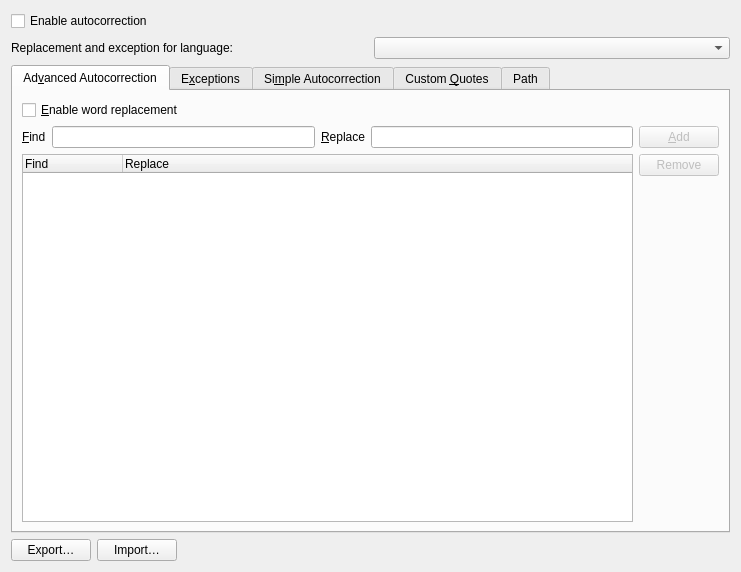
<?xml version="1.0" encoding="UTF-8"?>
<!--
  SPDX-License-Identifier: GPL-2.0-or-later
  SPDX-FileCopyrightText: 2016-2026 Laurent Montel <montel@kde.org>
-->
<ui version="4.0">
 <class>AutoCorrectionWidget</class>
 <widget class="QWidget" name="AutoCorrectionWidget">
  <property name="geometry">
   <rect>
    <x>0</x>
    <y>0</y>
    <width>741</width>
    <height>572</height>
   </rect>
  </property>
  <layout class="QGridLayout" name="gridLayout">
   <item row="0" column="0">
    <widget class="QCheckBox" name="enabledAutocorrection">
     <property name="text">
      <string>Enable autocorrection</string>
     </property>
    </widget>
   </item>
   <item row="1" column="0">
    <layout class="QHBoxLayout" name="horizontalLayout">
     <item>
      <widget class="QLabel" name="label">
       <property name="text">
        <string>Replacement and exception for language:</string>
       </property>
      </widget>
     </item>
     <item>
      <widget class="TextAutoCorrectionWidgets::AutoCorrectionLanguage" name="autocorrectionLanguage"/>
     </item>
    </layout>
   </item>
   <item row="3" column="0">
    <layout class="QHBoxLayout" name="horizontalLayout_2">
     <item>
      <widget class="QPushButton" name="exportAutoCorrection">
       <property name="text">
        <string>Export…</string>
       </property>
      </widget>
     </item>
     <item>
      <widget class="QPushButton" name="importAutoCorrection">
       <property name="text">
        <string>Import…</string>
       </property>
      </widget>
     </item>
     <item>
      <spacer name="horizontalSpacer">
       <property name="orientation">
        <enum>Qt::Orientation::Horizontal</enum>
       </property>
       <property name="sizeHint" stdset="0">
        <size>
         <width>469</width>
         <height>20</height>
        </size>
       </property>
      </spacer>
     </item>
    </layout>
   </item>
   <item row="2" column="0">
    <widget class="QTabWidget" name="tabWidget">
     <property name="currentIndex">
      <number>0</number>
     </property>
     <widget class="QWidget" name="tab_3">
      <attribute name="title">
       <string>Ad&amp;vanced Autocorrection</string>
      </attribute>
      <layout class="QGridLayout" name="_8">
       <item row="1" column="1" rowspan="2">
        <layout class="QVBoxLayout" name="_11">
         <item>
          <widget class="QPushButton" name="addButton">
           <property name="enabled">
            <bool>false</bool>
           </property>
           <property name="text">
            <string>&amp;Add</string>
           </property>
          </widget>
         </item>
         <item>
          <widget class="QPushButton" name="removeButton">
           <property name="enabled">
            <bool>false</bool>
           </property>
           <property name="text">
            <string>Remove</string>
           </property>
          </widget>
         </item>
         <item>
          <spacer>
           <property name="orientation">
            <enum>Qt::Orientation::Vertical</enum>
           </property>
           <property name="sizeHint" stdset="0">
            <size>
             <width>20</width>
             <height>40</height>
            </size>
           </property>
          </spacer>
         </item>
        </layout>
       </item>
       <item row="0" column="0">
        <widget class="QCheckBox" name="advancedAutocorrection">
         <property name="text">
          <string>&amp;Enable word replacement</string>
         </property>
        </widget>
       </item>
       <item row="1" column="0">
        <layout class="QHBoxLayout" name="_10">
         <item>
          <widget class="QLabel" name="findLabel">
           <property name="text">
            <string>&amp;Find</string>
           </property>
           <property name="buddy">
            <cstring>find</cstring>
           </property>
          </widget>
         </item>
         <item>
          <widget class="QLineEdit" name="find">
           <property name="clearButtonEnabled">
            <bool>true</bool>
           </property>
           <property name="showClearButton" stdset="0">
            <bool>false</bool>
           </property>
          </widget>
         </item>
         <item>
          <widget class="QLabel" name="replaceLabel">
           <property name="text">
            <string>&amp;Replace</string>
           </property>
           <property name="buddy">
            <cstring>replace</cstring>
           </property>
          </widget>
         </item>
         <item>
          <widget class="QLineEdit" name="replace">
           <property name="clearButtonEnabled">
            <bool>true</bool>
           </property>
           <property name="showClearButton" stdset="0">
            <bool>false</bool>
           </property>
          </widget>
         </item>
        </layout>
       </item>
       <item row="2" column="0">
        <widget class="TextAutoCorrectionWidgets::AutoCorrectionTreeWidget" name="treeWidget">
         <property name="editTriggers">
          <set>QAbstractItemView::EditTrigger::NoEditTriggers</set>
         </property>
         <property name="alternatingRowColors">
          <bool>true</bool>
         </property>
         <property name="selectionMode">
          <enum>QAbstractItemView::SelectionMode::ExtendedSelection</enum>
         </property>
         <property name="selectionBehavior">
          <enum>QAbstractItemView::SelectionBehavior::SelectRows</enum>
         </property>
         <property name="rootIsDecorated">
          <bool>false</bool>
         </property>
         <column>
          <property name="text">
           <string>Find</string>
          </property>
         </column>
         <column>
          <property name="text">
           <string>Replace</string>
          </property>
         </column>
        </widget>
       </item>
      </layout>
     </widget>
     <widget class="QWidget" name="tab_4">
      <attribute name="title">
       <string>E&amp;xceptions</string>
      </attribute>
      <layout class="QVBoxLayout" name="verticalLayout">
       <item>
        <layout class="QGridLayout" name="gridLayout_3">
         <item row="0" column="0" colspan="2">
          <widget class="QLabel" name="label_4">
           <property name="text">
            <string>Do not treat as the end of a sentence:</string>
           </property>
          </widget>
         </item>
         <item row="1" column="0">
          <widget class="QLineEdit" name="abbreviation">
           <property name="clearButtonEnabled">
            <bool>true</bool>
           </property>
           <property name="showClearButton" stdset="0">
            <bool>false</bool>
           </property>
          </widget>
         </item>
         <item row="1" column="1" rowspan="2">
          <layout class="QVBoxLayout" name="_14">
           <item>
            <widget class="QPushButton" name="add1">
             <property name="text">
              <string>&amp;Add</string>
             </property>
            </widget>
           </item>
           <item>
            <widget class="QPushButton" name="remove1">
             <property name="text">
              <string>R&amp;emove</string>
             </property>
            </widget>
           </item>
           <item>
            <spacer>
             <property name="orientation">
              <enum>Qt::Orientation::Vertical</enum>
             </property>
             <property name="sizeHint" stdset="0">
              <size>
               <width>20</width>
               <height>40</height>
              </size>
             </property>
            </spacer>
           </item>
          </layout>
         </item>
         <item row="2" column="0">
          <widget class="TextAutoCorrectionWidgets::AutoCorrectionListWidget" name="abbreviationList">
           <property name="sizePolicy">
            <sizepolicy hsizetype="Expanding" vsizetype="Maximum">
             <horstretch>0</horstretch>
             <verstretch>0</verstretch>
            </sizepolicy>
           </property>
           <property name="selectionMode">
            <enum>QAbstractItemView::SelectionMode::ExtendedSelection</enum>
           </property>
           <property name="sortingEnabled">
            <bool>true</bool>
           </property>
          </widget>
         </item>
        </layout>
       </item>
       <item>
        <layout class="QGridLayout" name="gridLayout_2">
         <item row="0" column="0">
          <widget class="QLabel" name="label_5">
           <property name="text">
            <string>Accept two uppercase letters in:</string>
           </property>
          </widget>
         </item>
         <item row="1" column="0">
          <widget class="QLineEdit" name="twoUpperLetter">
           <property name="clearButtonEnabled">
            <bool>true</bool>
           </property>
           <property name="showClearButton" stdset="0">
            <bool>false</bool>
           </property>
          </widget>
         </item>
         <item row="1" column="1" rowspan="2">
          <layout class="QVBoxLayout" name="_16">
           <item>
            <widget class="QPushButton" name="add2">
             <property name="text">
              <string>Add</string>
             </property>
            </widget>
           </item>
           <item>
            <widget class="QPushButton" name="remove2">
             <property name="text">
              <string>Remove</string>
             </property>
            </widget>
           </item>
           <item>
            <spacer>
             <property name="orientation">
              <enum>Qt::Orientation::Vertical</enum>
             </property>
             <property name="sizeHint" stdset="0">
              <size>
               <width>20</width>
               <height>40</height>
              </size>
             </property>
            </spacer>
           </item>
          </layout>
         </item>
         <item row="2" column="0">
          <widget class="TextAutoCorrectionWidgets::AutoCorrectionListWidget" name="twoUpperLetterList">
           <property name="sizePolicy">
            <sizepolicy hsizetype="Expanding" vsizetype="Maximum">
             <horstretch>0</horstretch>
             <verstretch>0</verstretch>
            </sizepolicy>
           </property>
           <property name="selectionMode">
            <enum>QAbstractItemView::SelectionMode::ExtendedSelection</enum>
           </property>
           <property name="sortingEnabled">
            <bool>true</bool>
           </property>
          </widget>
         </item>
        </layout>
       </item>
      </layout>
     </widget>
     <widget class="QWidget" name="tab_1">
      <attribute name="title">
       <string>Si&amp;mple Autocorrection</string>
      </attribute>
      <layout class="QVBoxLayout" name="verticalLayout_3">
       <item>
        <widget class="QCheckBox" name="upperCase">
         <property name="whatsThis">
          <string>Detect when a new sentence is started and always ensure that the first character is an uppercase character</string>
         </property>
         <property name="text">
          <string>Convert &amp;first letter of a sentence automatically to uppercase
(e.g. &quot;my house. in this town&quot; to &quot;my house. In this town&quot;)</string>
         </property>
        </widget>
       </item>
       <item>
        <widget class="QCheckBox" name="upperUpper">
         <property name="toolTip">
          <string/>
         </property>
         <property name="whatsThis">
          <string>All words are checked for the common mistake of holding the shift key down a bit too long. If some words must have two uppercase characters, then those exceptions should be added in the 'Exceptions' tab.</string>
         </property>
         <property name="text">
          <string>Convert &amp;two uppercase characters to one uppercase and one lowercase character
 (e.g. PErfect to Perfect)</string>
         </property>
        </widget>
       </item>
       <item>
        <widget class="QCheckBox" name="ignoreDoubleSpace">
         <property name="whatsThis">
          <string>Make sure that more than one space cannot be typed, as this is a common mistake which is quite hard to find in formatted text.</string>
         </property>
         <property name="text">
          <string>&amp;Suppress double spaces</string>
         </property>
        </widget>
       </item>
       <item>
        <widget class="QCheckBox" name="autoReplaceNumber">
         <property name="whatsThis">
          <string>Most standard fraction notations will be converted when available</string>
         </property>
         <property name="text">
          <string>Re&amp;place 1/2… with ½...</string>
         </property>
        </widget>
       </item>
       <item>
        <widget class="QCheckBox" name="capitalizeDaysName">
         <property name="text">
          <string>Capitalize name of days</string>
         </property>
        </widget>
       </item>
       <item>
        <widget class="QCheckBox" name="autoFormatUrl">
         <property name="whatsThis">
          <string>Detect when a URL (Uniform Resource Locator) is typed and provide formatting that matches the way an Internet browser would show a URL.</string>
         </property>
         <property name="text">
          <string>Autoformat &amp;URLs (HTML mode)</string>
         </property>
        </widget>
       </item>
       <item>
        <widget class="QCheckBox" name="autoChangeFormat">
         <property name="whatsThis">
          <string>When you use _underline_ or *bold*, the text between the underscores or asterisks will be converted to underlined or bold text.</string>
         </property>
         <property name="text">
          <string>Automatically do &amp;bold, strikeout and underline formatting (HTML mode)</string>
         </property>
        </widget>
       </item>
       <item>
        <widget class="QCheckBox" name="autoSuperScript">
         <property name="text">
          <string>Replace 1st… with 1^st... (HTML mode)</string>
         </property>
        </widget>
       </item>
       <item>
        <widget class="QCheckBox" name="addNonBreakingSpaceInFrench">
         <property name="text">
          <string>Add non breaking space before specific punctuation marks in French text</string>
         </property>
        </widget>
       </item>
       <item>
        <widget class="QCheckBox" name="replaceDoubleQuotesByFrenchQuotes">
         <property name="text">
          <string>Replace double quotes by french quotes</string>
         </property>
        </widget>
       </item>
       <item>
        <spacer>
         <property name="orientation">
          <enum>Qt::Orientation::Vertical</enum>
         </property>
         <property name="sizeHint" stdset="0">
          <size>
           <width>20</width>
           <height>40</height>
          </size>
         </property>
        </spacer>
       </item>
      </layout>
     </widget>
     <widget class="QWidget" name="tab_2">
      <attribute name="title">
       <string>Custom &amp;Quotes</string>
      </attribute>
      <layout class="QVBoxLayout" name="verticalLayout_5">
       <item>
        <widget class="QCheckBox" name="typographicDoubleQuotes">
         <property name="text">
          <string>Replace &amp;double quotes with typographical quotes</string>
         </property>
        </widget>
       </item>
       <item>
        <layout class="QVBoxLayout" name="verticalLayout_2">
         <item>
          <layout class="QGridLayout" name="gridLayout_4">
           <item row="0" column="2">
            <widget class="QLabel" name="doubleQuoteBeginReplace">
             <property name="text">
              <string>By Default</string>
             </property>
            </widget>
           </item>
           <item row="0" column="1">
            <widget class="QPushButton" name="doubleQuote1">
             <property name="maximumSize">
              <size>
               <width>30</width>
               <height>16777215</height>
              </size>
             </property>
             <property name="text">
              <string>&quot;</string>
             </property>
            </widget>
           </item>
           <item row="1" column="1">
            <widget class="QPushButton" name="doubleQuote2">
             <property name="maximumSize">
              <size>
               <width>30</width>
               <height>16777215</height>
              </size>
             </property>
             <property name="text">
              <string>&quot;</string>
             </property>
            </widget>
           </item>
           <item row="1" column="0">
            <widget class="QLabel" name="label_3">
             <property name="text">
              <string>Ending Quote:</string>
             </property>
            </widget>
           </item>
           <item row="1" column="2">
            <widget class="QLabel" name="doubleQuoteEndReplace">
             <property name="text">
              <string>By Default</string>
             </property>
            </widget>
           </item>
           <item row="0" column="3" rowspan="2">
            <spacer name="horizontalSpacer_2">
             <property name="orientation">
              <enum>Qt::Orientation::Horizontal</enum>
             </property>
             <property name="sizeHint" stdset="0">
              <size>
               <width>40</width>
               <height>20</height>
              </size>
             </property>
            </spacer>
           </item>
           <item row="0" column="0">
            <widget class="QLabel" name="label_2">
             <property name="text">
              <string>Opening Quote:</string>
             </property>
            </widget>
           </item>
          </layout>
         </item>
         <item>
          <layout class="QHBoxLayout" name="horizontalLayout_3">
           <property name="leftMargin">
            <number>50</number>
           </property>
           <item>
            <widget class="QPushButton" name="doubleDefault">
             <property name="text">
              <string>Default</string>
             </property>
            </widget>
           </item>
           <item>
            <spacer name="horizontalSpacer_3">
             <property name="orientation">
              <enum>Qt::Orientation::Horizontal</enum>
             </property>
             <property name="sizeHint" stdset="0">
              <size>
               <width>40</width>
               <height>20</height>
              </size>
             </property>
            </spacer>
           </item>
          </layout>
         </item>
        </layout>
       </item>
       <item>
        <widget class="QCheckBox" name="typographicSingleQuotes">
         <property name="text">
          <string>Replace &amp;single quotes with typographical quotes</string>
         </property>
        </widget>
       </item>
       <item>
        <layout class="QVBoxLayout" name="verticalLayout_4">
         <item>
          <layout class="QGridLayout" name="gridLayout_5">
           <item row="0" column="3" rowspan="2">
            <spacer name="horizontalSpacer_5">
             <property name="orientation">
              <enum>Qt::Orientation::Horizontal</enum>
             </property>
             <property name="sizeHint" stdset="0">
              <size>
               <width>40</width>
               <height>20</height>
              </size>
             </property>
            </spacer>
           </item>
           <item row="0" column="1">
            <widget class="QPushButton" name="singleQuote1">
             <property name="sizePolicy">
              <sizepolicy hsizetype="Fixed" vsizetype="Fixed">
               <horstretch>0</horstretch>
               <verstretch>0</verstretch>
              </sizepolicy>
             </property>
             <property name="maximumSize">
              <size>
               <width>30</width>
               <height>16777215</height>
              </size>
             </property>
             <property name="text">
              <string>'</string>
             </property>
            </widget>
           </item>
           <item row="1" column="1">
            <widget class="QPushButton" name="singleQuote2">
             <property name="sizePolicy">
              <sizepolicy hsizetype="Fixed" vsizetype="Fixed">
               <horstretch>0</horstretch>
               <verstretch>0</verstretch>
              </sizepolicy>
             </property>
             <property name="maximumSize">
              <size>
               <width>30</width>
               <height>16777215</height>
              </size>
             </property>
             <property name="text">
              <string>'</string>
             </property>
            </widget>
           </item>
           <item row="0" column="0">
            <widget class="QLabel" name="label_8">
             <property name="text">
              <string>Opening Quote:</string>
             </property>
            </widget>
           </item>
           <item row="0" column="2">
            <widget class="QLabel" name="simpleQuoteBeginReplace">
             <property name="text">
              <string>By Default</string>
             </property>
            </widget>
           </item>
           <item row="1" column="0">
            <widget class="QLabel" name="label_9">
             <property name="text">
              <string>Ending Quotes:</string>
             </property>
            </widget>
           </item>
           <item row="1" column="2">
            <widget class="QLabel" name="simpleQuoteEndReplace">
             <property name="text">
              <string>By Default</string>
             </property>
            </widget>
           </item>
          </layout>
         </item>
         <item>
          <layout class="QHBoxLayout" name="horizontalLayout_4">
           <property name="leftMargin">
            <number>50</number>
           </property>
           <item>
            <widget class="QPushButton" name="singleDefault">
             <property name="text">
              <string>Default</string>
             </property>
            </widget>
           </item>
           <item>
            <spacer name="horizontalSpacer_4">
             <property name="orientation">
              <enum>Qt::Orientation::Horizontal</enum>
             </property>
             <property name="sizeHint" stdset="0">
              <size>
               <width>40</width>
               <height>20</height>
              </size>
             </property>
            </spacer>
           </item>
          </layout>
         </item>
        </layout>
       </item>
       <item>
        <spacer>
         <property name="orientation">
          <enum>Qt::Orientation::Vertical</enum>
         </property>
         <property name="sizeHint" stdset="0">
          <size>
           <width>20</width>
           <height>40</height>
          </size>
         </property>
        </spacer>
       </item>
      </layout>
     </widget>
     <widget class="QWidget" name="tab">
      <attribute name="title">
       <string>Path</string>
      </attribute>
      <layout class="QGridLayout" name="gridLayout_6">
       <item row="0" column="0">
        <widget class="QLabel" name="label_6">
         <property name="text">
          <string>System Path:</string>
         </property>
        </widget>
       </item>
       <item row="0" column="2">
        <widget class="QLabel" name="systemPath">
         <property name="text">
          <string>TextLabel</string>
         </property>
         <property name="textInteractionFlags">
          <set>Qt::TextInteractionFlag::LinksAccessibleByMouse|Qt::TextInteractionFlag::TextSelectableByKeyboard|Qt::TextInteractionFlag::TextSelectableByMouse</set>
         </property>
        </widget>
       </item>
       <item row="0" column="3">
        <spacer name="horizontalSpacer_6">
         <property name="orientation">
          <enum>Qt::Orientation::Horizontal</enum>
         </property>
         <property name="sizeHint" stdset="0">
          <size>
           <width>473</width>
           <height>20</height>
          </size>
         </property>
        </spacer>
       </item>
       <item row="1" column="0">
        <widget class="QLabel" name="label_7">
         <property name="text">
          <string>Writable Path:</string>
         </property>
        </widget>
       </item>
       <item row="1" column="2">
        <widget class="QLabel" name="writablePath">
         <property name="text">
          <string>TextLabel</string>
         </property>
         <property name="textInteractionFlags">
          <set>Qt::TextInteractionFlag::LinksAccessibleByMouse|Qt::TextInteractionFlag::TextSelectableByKeyboard|Qt::TextInteractionFlag::TextSelectableByMouse</set>
         </property>
        </widget>
       </item>
       <item row="1" column="3">
        <spacer name="horizontalSpacer_7">
         <property name="orientation">
          <enum>Qt::Orientation::Horizontal</enum>
         </property>
         <property name="sizeHint" stdset="0">
          <size>
           <width>473</width>
           <height>20</height>
          </size>
         </property>
        </spacer>
       </item>
       <item row="2" column="0">
        <widget class="QLabel" name="label_10">
         <property name="text">
          <string>Custom System Path:</string>
         </property>
        </widget>
       </item>
       <item row="2" column="1" colspan="3">
        <layout class="QHBoxLayout" name="horizontalLayout_6">
         <item>
          <widget class="QLineEdit" name="customSystemPath"/>
         </item>
         <item>
          <widget class="QToolButton" name="customSystemPathToolButton">
           <property name="text">
            <string>…</string>
           </property>
          </widget>
         </item>
        </layout>
       </item>
       <item row="3" column="0">
        <widget class="QLabel" name="label_11">
         <property name="text">
          <string>Custom Writable Path:</string>
         </property>
        </widget>
       </item>
       <item row="3" column="1" colspan="3">
        <layout class="QHBoxLayout" name="horizontalLayout_5">
         <item>
          <widget class="QLineEdit" name="customWritablePath"/>
         </item>
         <item>
          <widget class="QToolButton" name="customWritablePathToolButton">
           <property name="text">
            <string>…</string>
           </property>
          </widget>
         </item>
        </layout>
       </item>
       <item row="4" column="1">
        <spacer name="verticalSpacer">
         <property name="orientation">
          <enum>Qt::Orientation::Vertical</enum>
         </property>
         <property name="sizeHint" stdset="0">
          <size>
           <width>20</width>
           <height>40</height>
          </size>
         </property>
        </spacer>
       </item>
      </layout>
     </widget>
    </widget>
   </item>
  </layout>
 </widget>
 <customwidgets>
  <customwidget>
   <class>TextAutoCorrectionWidgets::AutoCorrectionListWidget</class>
   <extends>QListWidget</extends>
   <header>autocorrectionlistwidget.h</header>
  </customwidget>
  <customwidget>
   <class>TextAutoCorrectionWidgets::AutoCorrectionTreeWidget</class>
   <extends>QTreeWidget</extends>
   <header>autocorrectiontreewidget.h</header>
  </customwidget>
  <customwidget>
   <class>TextAutoCorrectionWidgets::AutoCorrectionLanguage</class>
   <extends>QComboBox</extends>
   <header>autocorrectionlanguage.h</header>
  </customwidget>
 </customwidgets>
 <tabstops>
  <tabstop>enabledAutocorrection</tabstop>
  <tabstop>autocorrectionLanguage</tabstop>
  <tabstop>tabWidget</tabstop>
  <tabstop>advancedAutocorrection</tabstop>
  <tabstop>find</tabstop>
  <tabstop>replace</tabstop>
  <tabstop>treeWidget</tabstop>
  <tabstop>addButton</tabstop>
  <tabstop>removeButton</tabstop>
  <tabstop>abbreviation</tabstop>
  <tabstop>abbreviationList</tabstop>
  <tabstop>add1</tabstop>
  <tabstop>remove1</tabstop>
  <tabstop>twoUpperLetter</tabstop>
  <tabstop>twoUpperLetterList</tabstop>
  <tabstop>add2</tabstop>
  <tabstop>remove2</tabstop>
  <tabstop>upperCase</tabstop>
  <tabstop>upperUpper</tabstop>
  <tabstop>ignoreDoubleSpace</tabstop>
  <tabstop>autoReplaceNumber</tabstop>
  <tabstop>capitalizeDaysName</tabstop>
  <tabstop>autoFormatUrl</tabstop>
  <tabstop>autoChangeFormat</tabstop>
  <tabstop>autoSuperScript</tabstop>
  <tabstop>addNonBreakingSpaceInFrench</tabstop>
  <tabstop>replaceDoubleQuotesByFrenchQuotes</tabstop>
  <tabstop>typographicDoubleQuotes</tabstop>
  <tabstop>doubleQuote1</tabstop>
  <tabstop>doubleQuote2</tabstop>
  <tabstop>doubleDefault</tabstop>
  <tabstop>typographicSingleQuotes</tabstop>
  <tabstop>singleQuote1</tabstop>
  <tabstop>singleQuote2</tabstop>
  <tabstop>singleDefault</tabstop>
  <tabstop>customSystemPath</tabstop>
  <tabstop>customSystemPathToolButton</tabstop>
  <tabstop>customWritablePath</tabstop>
  <tabstop>customWritablePathToolButton</tabstop>
  <tabstop>exportAutoCorrection</tabstop>
  <tabstop>importAutoCorrection</tabstop>
 </tabstops>
 <resources/>
 <connections/>
</ui>
